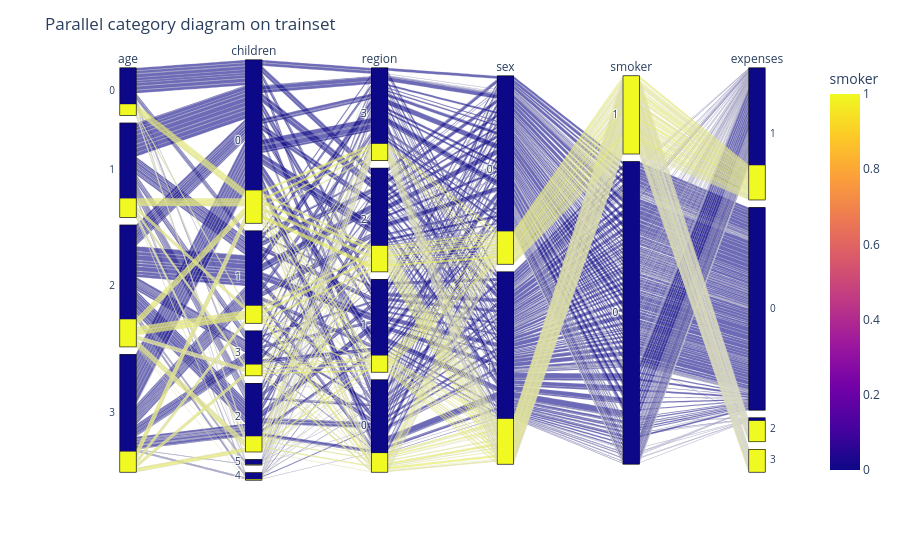

Write notebook code for a chart like this one.
### Code cell
import plotly.express as px
dataset2 = data.copy()
# Mapping Age
dataset2.loc[ dataset2['age'] <= 20, 'age'] 					      = 0
dataset2.loc[(dataset2['age'] > 20) & (dataset2['age'] <= 32), 'age'] = 1
dataset2.loc[(dataset2['age'] > 32) & (dataset2['age'] <= 48), 'age'] = 2
dataset2.loc[(dataset2['age'] > 48) & (dataset2['age'] <= 64), 'age'] = 3
dataset2.loc[ dataset2['age'] > 64, 'age']                            = 4

# Mapping expenses
dataset2.loc[ dataset2['expenses'] <= 10000, 'expenses'] 						         = 0
dataset2.loc[(dataset2['expenses'] > 10000) & (dataset2['expenses'] <= 30000), 'expenses'] = 1
dataset2.loc[(dataset2['expenses'] > 30000) & (dataset2['expenses'] <= 40000), 'expenses'] = 2
dataset2.loc[ dataset2['expenses'] > 40000, 'expenses'] 							     = 3
dataset2['expenses'] = dataset2['expenses'].astype(int)

parallel_diagram = dataset2[['age', 'bmi', 'children',  'region', 'sex', 'smoker', 'expenses']]
#Map the color to the content of a culumn
dataset2['smoker'] = dataset2['smoker'].map({ '0': 2, '1': 3})
#You can plot px.parallel_categories or px.parallel_coordinates
fig = px.parallel_categories(parallel_diagram, color = 'smoker')
fig.update_layout(title='Parallel category diagram on trainset')
fig.show()

### Figure 1 — Plotly figure (JSON) as saved in the notebook; plotly's stock layout.template omitted (floating-point values rounded to 4 significant figures; data arrays with more than 128 entries replaced by an {"elided": "..."} marker saying what was removed)
{"data": [{"dimensions": [{"label": "age", "values": {"elided": "1338 int values"}}, {"label": "children", "values": {"elided": "1338 int values"}}, {"label": "region", "values": {"elided": "1338 int values"}}, {"label": "sex", "values": {"elided": "1338 int values"}}, {"label": "smoker", "values": {"elided": "1338 int values"}}, {"label": "expenses", "values": {"elided": "1338 int values"}}], "domain": {"x": [0, 1], "y": [0, 1]}, "line": {"color": {"elided": "1338 int values"}, "coloraxis": "coloraxis"}, "name": "", "type": "parcats"}], "layout": {"autosize": true, "coloraxis": {"colorbar": {"title": {"text": "smoker"}}, "colorscale": [[0, "#0d0887"], [0.1111, "#46039f"], [0.2222, "#7201a8"], [0.3333, "#9c179e"], [0.4444, "#bd3786"], [0.5556, "#d8576b"], [0.6667, "#ed7953"], [0.7778, "#fb9f3a"], [0.8889, "#fdca26"], [1, "#f0f921"]]}, "legend": {"tracegroupgap": 0}, "margin": {"t": 60}, "title": {"text": "Parallel category diagram on trainset"}}}
